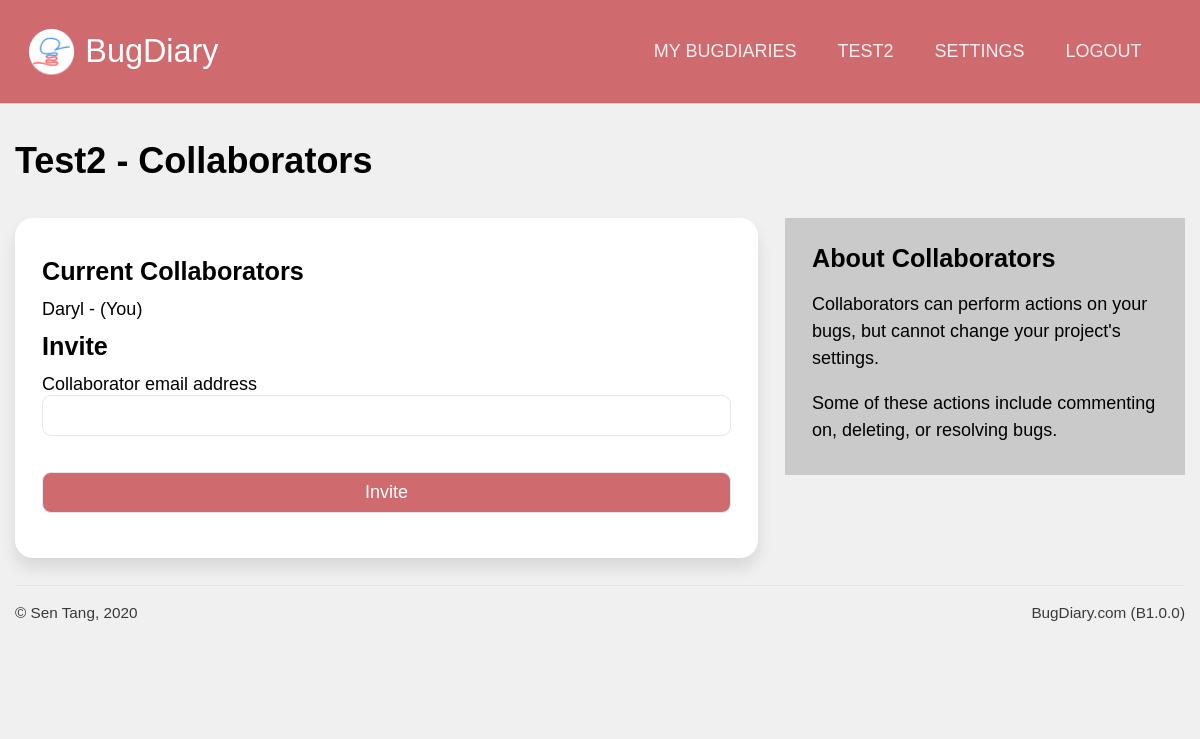
The app's page /projects/collaborators/HuvRyV2J2dMRFYpoUJ3huz (signed in) with its own data.
### application/models.py (models this page shows, shortened)
class Projects(db.Model):
    id  = db.Column(db.Integer, primary_key = True, nullable = False)
    url = db.Column(db.String(22), index = True, unique = True, nullable = False)
    name = db.Column(db.String(100), nullable = False)
    description = db.Column(db.Text, nullable = False)
    creation_date = db.Column(db.DateTime, index = True, nullable = False)
    expiry_date = db.Column(db.DateTime, index = True, nullable = False)
    status = db.Column(db.String(10), nullable = False)
    access_code = db.Column(db.String(50), nullable = True)
    last_activity = db.Column(db.DateTime(), default = dt.datetime.now())
    memo = db.Column(db.String(500), default = "Post a memo here!")
    owner = db.Column(db.Integer, db.ForeignKey('users.id')) #linked
    bugs = db.relationship('Bugs', backref = 'containing_project', cascade = "all,delete")
    locations = db.relationship('Project_bug_locations', backref = 'locations_in', cascade = "all,delete")
    types = db.relationship('Project_bug_types', backref = 'types_in', cascade = "all,delete")
    settings = db.relationship('Project_settings', backref = 'settings_for', cascade = "all,delete", uselist = False)
    blog_posts = db.relationship('Blog_posts', backref= 'post_target', cascade = "all,delete")

class Users(db.Model, UserMixin):
    id = db.Column(db.Integer, primary_key = True, nullable = False)
    display_name = db.Column(db.String(200), nullable = False)
    email = db.Column(db.String(200), index = True, unique = True, nullable = False)
    password = db.Column(db.String(200), nullable = False)
    bio = db.Column(db.Text, nullable = False)
    last_login = db.Column(db.DateTime, nullable = False)
    account_type = db.Column(db.Integer, db.ForeignKey('account_types.id'), default = 1)
    owned_projects = db.relationship('Projects', backref="project_owner")
    comments = db.relationship('Bug_comments', backref="comment_author")
    blog_posts = db.relationship('Blog_posts', backref="post_author")
    collab_projects = db.relationship('Projects', secondary = users_to_projects, backref = db.backref("collaborators", lazy = 'dynamic'), lazy='dynamic')

### application/projects/views.py (the view, shortened to what this page needs)
@projects.route('/collaborators/<string:project_url>', methods = ['post', 'get'])
@login_required
def collaborators(project_url):
    target_project = Projects.query.filter_by(url = project_url).first()
    if target_project is None:
        return redirect(url_for('users.dashboard'))
    form = collaborate_form()
    return render_template('collaborate.html', form = form, project = target_project)

### application/projects/forms.py
class collaborate_form(FlaskForm):
    email = StringField("Collaborator email address", validators=[DataRequired('Please enter an email address.'), Email("Please enter a valid email address.")])
    submit = SubmitField("Invite")

### application/models.py (called while the page is built)
@login_manager.user_loader
def load_user(user_id):
    return Users.query.get(user_id)

### application/projects/templates/projects/collaborate.html (shortened to what this page needs)
{% extends 'confined.html' %}
{% import 'macros.html' as macros %}
{% block custom_nav %}
{{ macros.project_nav(project) }}
{% endblock %}
{% block main %}
<h1>{{ project.name }} - Collaborators</h1>
<div class="main-aside">
    <main>
        <div class="rounded bg-white shadowed block">
            <h3>Current Collaborators</h3>
            {% for collaborator in project.collaborators %}
                <div>
                    {{ collaborator.display_name }}{% if collaborator == current_user %} - (You){% endif %}
                </div>
            {% endfor %}
            <h3>Invite</h3>
            <form method="post" autocomplete="off">
                {{ form.email.label }}{{ form.email }}
                {{ form.submit(class_="button-primary") }}
            </form>
        </div>
    </main>
    <aside>
        <div class="sidebar-block bg-gray">
            <h3>About Collaborators</h3>
            <p>
                Collaborators can perform actions on your bugs, but cannot change your project's settings.
            </p>
            <p>
                Some of these actions include commenting on, deleting, or resolving bugs.
            </p>
        </div>
    </aside>
</div>
{% endblock %}

### application/templates/macros.html (shortened to what this page needs)
{% macro project_nav(project) %}
<a href="{{ url_for('users.dashboard') }}">My BugDiaries</a>
<a href="{{ url_for('projects.dashboard', project_url = project.url) }}">{{project.name}}</a>
<a href="{{ url_for('projects.settings', project_url = project.url) }}">Settings</a>
<a href="{{ url_for('users.logout') }}">Logout</a>
{% endmacro %}

### application/static/css/unilay5.css (style rules this page uses)
body { font-size: 18px; font-family: sans-serif; color: #000; margin: 0; padding: 0; background-color: #f0f0f0; }
header nav a, header #navigation a { text-transform: uppercase; display: inline-block; color: #eeeeee; text-decoration: none; padding: 0 1em; font-family: "Trebuchet MS", Helvetica, sans-serif; }
p { line-height: 150%; }
a:link, a:visited { color: #ff3939; }
h2, h3, h4, h5 { margin: 0.5em 0; }
h1 { color: inherit; font-size: 2em; margin: 1em 0; }
h3 { color: inherit; font-size: 1.4em; }
.block { padding: 1.5em; margin-bottom: 1.5em; }
.sidebar-block { padding: 0.75em 1.5em; margin-bottom: 1.5em; }
.aside-main, .main-aside { display: grid; grid-gap: 1.5em; }
.aside-main main, .main-aside main { grid-area: main; }
.aside-main aside, .main-aside aside { grid-area: aside; }
.main-aside { grid-template-areas: "main aside"; grid-template-columns: auto 400px; }
.rounded { border-radius: 1em 1em 1em 1em; -moz-border-radius: 1em 1em 1em 1em; -webkit-border-radius: 1em 1em 1em 1em; }
.shadowed { -webkit-box-shadow: 0px 10px 15px 0px rgba(0, 0, 0, 0.1); -moz-box-shadow: 0px 10px 15px 0px rgba(0, 0, 0, 0.1); box-shadow: 0px 10px 15px 0px rgba(0, 0, 0, 0.1); }
.bg-white { background-color: #fff; }
.bg-gray { background-color: #cacaca; }
form { font-size: 1em; }
input[type=text], input[type=number], input[type=submit], input[type=password], select, textarea, .button-styled { font-size: 1em; padding: 0.5em; -webkit-appearance: none; -moz-appearance: none; appearance: none; width: 100%; border: 1px solid; font-family: inherit; margin-bottom: 1em; border-color: #e6e6e6; -webkit-box-sizing: border-box; -moz-box-sizing: border-box; box-sizing: border-box; border-radius: 0.5em 0.5em 0.5em 0.5em; -moz-border-radius: 0.5em 0.5em 0.5em 0.5em; -webkit-border-radius: 0.5em 0.5em 0.5em 0.5em; }
input[type=submit] { margin-top: 1em; }
.button-primary { background-color: #cf6b6e; color: #fff; }

### records on screen
Projects: name "TEST2", name "Test2"
Users: display_name "Daryl", shows "- (You)"

### other values on screen
{{ version }} "B1.0.0"
